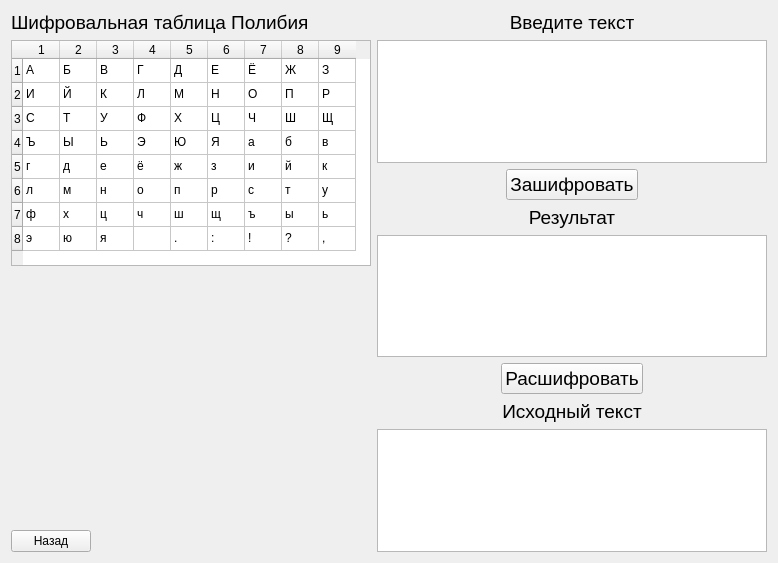
<?xml version="1.0" encoding="UTF-8"?>
<ui version="4.0">
 <class>form_lab1</class>
 <widget class="QWidget" name="form_lab1">
  <property name="geometry">
   <rect>
    <x>0</x>
    <y>0</y>
    <width>778</width>
    <height>563</height>
   </rect>
  </property>
  <property name="sizePolicy">
   <sizepolicy hsizetype="Fixed" vsizetype="Fixed">
    <horstretch>0</horstretch>
    <verstretch>0</verstretch>
   </sizepolicy>
  </property>
  <property name="windowTitle">
   <string>Form</string>
  </property>
  <layout class="QGridLayout" name="gridLayout">
   <item row="0" column="2" rowspan="4">
    <layout class="QVBoxLayout" name="verticalLayout_4">
     <property name="sizeConstraint">
      <enum>QLayout::SetNoConstraint</enum>
     </property>
     <item>
      <layout class="QVBoxLayout" name="verticalLayout">
       <item>
        <widget class="QLabel" name="label_2">
         <property name="sizePolicy">
          <sizepolicy hsizetype="Ignored" vsizetype="Maximum">
           <horstretch>0</horstretch>
           <verstretch>0</verstretch>
          </sizepolicy>
         </property>
         <property name="font">
          <font>
           <pointsize>14</pointsize>
          </font>
         </property>
         <property name="text">
          <string>Введите текст</string>
         </property>
         <property name="alignment">
          <set>Qt::AlignCenter</set>
         </property>
        </widget>
       </item>
       <item>
        <widget class="QTextEdit" name="sourceTxtEdit">
         <property name="sizePolicy">
          <sizepolicy hsizetype="Expanding" vsizetype="Preferred">
           <horstretch>0</horstretch>
           <verstretch>0</verstretch>
          </sizepolicy>
         </property>
        </widget>
       </item>
       <item>
        <layout class="QHBoxLayout" name="horizontalLayout">
         <property name="sizeConstraint">
          <enum>QLayout::SetMinimumSize</enum>
         </property>
         <item>
          <spacer name="horizontalSpacer">
           <property name="orientation">
            <enum>Qt::Horizontal</enum>
           </property>
           <property name="sizeHint" stdset="0">
            <size>
             <width>40</width>
             <height>20</height>
            </size>
           </property>
          </spacer>
         </item>
         <item>
          <widget class="QPushButton" name="btnEncode">
           <property name="sizePolicy">
            <sizepolicy hsizetype="Minimum" vsizetype="Fixed">
             <horstretch>0</horstretch>
             <verstretch>0</verstretch>
            </sizepolicy>
           </property>
           <property name="font">
            <font>
             <pointsize>14</pointsize>
            </font>
           </property>
           <property name="text">
            <string>Зашифровать</string>
           </property>
          </widget>
         </item>
         <item>
          <spacer name="horizontalSpacer_2">
           <property name="orientation">
            <enum>Qt::Horizontal</enum>
           </property>
           <property name="sizeHint" stdset="0">
            <size>
             <width>40</width>
             <height>20</height>
            </size>
           </property>
          </spacer>
         </item>
        </layout>
       </item>
      </layout>
     </item>
     <item>
      <layout class="QVBoxLayout" name="verticalLayout_2">
       <item>
        <widget class="QLabel" name="label_3">
         <property name="sizePolicy">
          <sizepolicy hsizetype="Preferred" vsizetype="Maximum">
           <horstretch>0</horstretch>
           <verstretch>0</verstretch>
          </sizepolicy>
         </property>
         <property name="font">
          <font>
           <pointsize>14</pointsize>
          </font>
         </property>
         <property name="text">
          <string>Результат</string>
         </property>
         <property name="alignment">
          <set>Qt::AlignCenter</set>
         </property>
        </widget>
       </item>
       <item>
        <widget class="QTextEdit" name="encodedTxtEdit">
         <property name="sizePolicy">
          <sizepolicy hsizetype="Expanding" vsizetype="Preferred">
           <horstretch>0</horstretch>
           <verstretch>0</verstretch>
          </sizepolicy>
         </property>
         <property name="readOnly">
          <bool>true</bool>
         </property>
        </widget>
       </item>
       <item>
        <layout class="QHBoxLayout" name="horizontalLayout_3">
         <item>
          <spacer name="horizontalSpacer_3">
           <property name="orientation">
            <enum>Qt::Horizontal</enum>
           </property>
           <property name="sizeHint" stdset="0">
            <size>
             <width>40</width>
             <height>20</height>
            </size>
           </property>
          </spacer>
         </item>
         <item>
          <widget class="QPushButton" name="btnDecode">
           <property name="font">
            <font>
             <pointsize>14</pointsize>
            </font>
           </property>
           <property name="text">
            <string>Расшифровать</string>
           </property>
          </widget>
         </item>
         <item>
          <spacer name="horizontalSpacer_4">
           <property name="orientation">
            <enum>Qt::Horizontal</enum>
           </property>
           <property name="sizeHint" stdset="0">
            <size>
             <width>40</width>
             <height>20</height>
            </size>
           </property>
          </spacer>
         </item>
        </layout>
       </item>
      </layout>
     </item>
     <item>
      <layout class="QVBoxLayout" name="verticalLayout_3">
       <item>
        <widget class="QLabel" name="label_4">
         <property name="sizePolicy">
          <sizepolicy hsizetype="Preferred" vsizetype="Maximum">
           <horstretch>0</horstretch>
           <verstretch>0</verstretch>
          </sizepolicy>
         </property>
         <property name="font">
          <font>
           <pointsize>14</pointsize>
          </font>
         </property>
         <property name="text">
          <string>Исходный текст</string>
         </property>
         <property name="alignment">
          <set>Qt::AlignCenter</set>
         </property>
        </widget>
       </item>
       <item>
        <widget class="QTextEdit" name="decodedTxtEdit">
         <property name="sizePolicy">
          <sizepolicy hsizetype="Expanding" vsizetype="Preferred">
           <horstretch>0</horstretch>
           <verstretch>0</verstretch>
          </sizepolicy>
         </property>
         <property name="readOnly">
          <bool>true</bool>
         </property>
        </widget>
       </item>
      </layout>
     </item>
    </layout>
   </item>
   <item row="2" column="0">
    <spacer name="verticalSpacer">
     <property name="orientation">
      <enum>Qt::Vertical</enum>
     </property>
     <property name="sizeHint" stdset="0">
      <size>
       <width>20</width>
       <height>40</height>
      </size>
     </property>
    </spacer>
   </item>
   <item row="3" column="0">
    <widget class="QPushButton" name="btnBack">
     <property name="sizePolicy">
      <sizepolicy hsizetype="Fixed" vsizetype="Fixed">
       <horstretch>0</horstretch>
       <verstretch>0</verstretch>
      </sizepolicy>
     </property>
     <property name="text">
      <string>Назад</string>
     </property>
    </widget>
   </item>
   <item row="0" column="0">
    <widget class="QLabel" name="label">
     <property name="font">
      <font>
       <pointsize>14</pointsize>
      </font>
     </property>
     <property name="text">
      <string>Шифровальная таблица Полибия</string>
     </property>
    </widget>
   </item>
   <item row="1" column="0">
    <widget class="QTableWidget" name="tableWidget">
     <property name="sizePolicy">
      <sizepolicy hsizetype="Fixed" vsizetype="Fixed">
       <horstretch>0</horstretch>
       <verstretch>0</verstretch>
      </sizepolicy>
     </property>
     <property name="sizeAdjustPolicy">
      <enum>QAbstractScrollArea::AdjustToContents</enum>
     </property>
     <property name="editTriggers">
      <set>QAbstractItemView::NoEditTriggers</set>
     </property>
     <attribute name="horizontalHeaderDefaultSectionSize">
      <number>37</number>
     </attribute>
     <attribute name="horizontalHeaderMinimumSectionSize">
      <number>30</number>
     </attribute>
     <attribute name="verticalHeaderDefaultSectionSize">
      <number>24</number>
     </attribute>
     <row>
      <property name="text">
       <string>1</string>
      </property>
     </row>
     <row>
      <property name="text">
       <string>2</string>
      </property>
     </row>
     <row>
      <property name="text">
       <string>3</string>
      </property>
     </row>
     <row>
      <property name="text">
       <string>4</string>
      </property>
     </row>
     <row>
      <property name="text">
       <string>5</string>
      </property>
     </row>
     <row>
      <property name="text">
       <string>6</string>
      </property>
     </row>
     <row>
      <property name="text">
       <string>7</string>
      </property>
     </row>
     <row>
      <property name="text">
       <string>8</string>
      </property>
     </row>
     <column>
      <property name="text">
       <string>1</string>
      </property>
     </column>
     <column>
      <property name="text">
       <string>2</string>
      </property>
     </column>
     <column>
      <property name="text">
       <string>3</string>
      </property>
     </column>
     <column>
      <property name="text">
       <string>4</string>
      </property>
     </column>
     <column>
      <property name="text">
       <string>5</string>
      </property>
     </column>
     <column>
      <property name="text">
       <string>6</string>
      </property>
     </column>
     <column>
      <property name="text">
       <string>7</string>
      </property>
     </column>
     <column>
      <property name="text">
       <string>8</string>
      </property>
     </column>
     <column>
      <property name="text">
       <string>9</string>
      </property>
     </column>
     <item row="0" column="0">
      <property name="text">
       <string>А</string>
      </property>
     </item>
     <item row="0" column="1">
      <property name="text">
       <string>Б</string>
      </property>
     </item>
     <item row="0" column="2">
      <property name="text">
       <string>В</string>
      </property>
     </item>
     <item row="0" column="3">
      <property name="text">
       <string>Г</string>
      </property>
     </item>
     <item row="0" column="4">
      <property name="text">
       <string>Д</string>
      </property>
     </item>
     <item row="0" column="5">
      <property name="text">
       <string>Е</string>
      </property>
     </item>
     <item row="0" column="6">
      <property name="text">
       <string>Ё</string>
      </property>
     </item>
     <item row="0" column="7">
      <property name="text">
       <string>Ж</string>
      </property>
     </item>
     <item row="0" column="8">
      <property name="text">
       <string>З</string>
      </property>
     </item>
     <item row="1" column="0">
      <property name="text">
       <string>И</string>
      </property>
     </item>
     <item row="1" column="1">
      <property name="text">
       <string>Й</string>
      </property>
     </item>
     <item row="1" column="2">
      <property name="text">
       <string>К</string>
      </property>
     </item>
     <item row="1" column="3">
      <property name="text">
       <string>Л</string>
      </property>
     </item>
     <item row="1" column="4">
      <property name="text">
       <string>М</string>
      </property>
     </item>
     <item row="1" column="5">
      <property name="text">
       <string>Н</string>
      </property>
     </item>
     <item row="1" column="6">
      <property name="text">
       <string>О</string>
      </property>
     </item>
     <item row="1" column="7">
      <property name="text">
       <string>П</string>
      </property>
     </item>
     <item row="1" column="8">
      <property name="text">
       <string>Р</string>
      </property>
     </item>
     <item row="2" column="0">
      <property name="text">
       <string>С</string>
      </property>
     </item>
     <item row="2" column="1">
      <property name="text">
       <string>Т</string>
      </property>
     </item>
     <item row="2" column="2">
      <property name="text">
       <string>У</string>
      </property>
     </item>
     <item row="2" column="3">
      <property name="text">
       <string>Ф</string>
      </property>
     </item>
     <item row="2" column="4">
      <property name="text">
       <string>Х</string>
      </property>
     </item>
     <item row="2" column="5">
      <property name="text">
       <string>Ц</string>
      </property>
     </item>
     <item row="2" column="6">
      <property name="text">
       <string>Ч</string>
      </property>
     </item>
     <item row="2" column="7">
      <property name="text">
       <string>Ш</string>
      </property>
     </item>
     <item row="2" column="8">
      <property name="text">
       <string>Щ</string>
      </property>
     </item>
     <item row="3" column="0">
      <property name="text">
       <string>Ъ</string>
      </property>
     </item>
     <item row="3" column="1">
      <property name="text">
       <string>Ы</string>
      </property>
     </item>
     <item row="3" column="2">
      <property name="text">
       <string>Ь</string>
      </property>
     </item>
     <item row="3" column="3">
      <property name="text">
       <string>Э</string>
      </property>
     </item>
     <item row="3" column="4">
      <property name="text">
       <string>Ю</string>
      </property>
     </item>
     <item row="3" column="5">
      <property name="text">
       <string>Я</string>
      </property>
     </item>
     <item row="3" column="6">
      <property name="text">
       <string>а</string>
      </property>
     </item>
     <item row="3" column="7">
      <property name="text">
       <string>б</string>
      </property>
     </item>
     <item row="3" column="8">
      <property name="text">
       <string>в</string>
      </property>
     </item>
     <item row="4" column="0">
      <property name="text">
       <string>г</string>
      </property>
     </item>
     <item row="4" column="1">
      <property name="text">
       <string>д</string>
      </property>
     </item>
     <item row="4" column="2">
      <property name="text">
       <string>е</string>
      </property>
     </item>
     <item row="4" column="3">
      <property name="text">
       <string>ё</string>
      </property>
     </item>
     <item row="4" column="4">
      <property name="text">
       <string>ж</string>
      </property>
     </item>
     <item row="4" column="5">
      <property name="text">
       <string>з</string>
      </property>
     </item>
     <item row="4" column="6">
      <property name="text">
       <string>и</string>
      </property>
     </item>
     <item row="4" column="7">
      <property name="text">
       <string>й</string>
      </property>
     </item>
     <item row="4" column="8">
      <property name="text">
       <string>к</string>
      </property>
     </item>
     <item row="5" column="0">
      <property name="text">
       <string>л</string>
      </property>
     </item>
     <item row="5" column="1">
      <property name="text">
       <string>м</string>
      </property>
     </item>
     <item row="5" column="2">
      <property name="text">
       <string>н</string>
      </property>
     </item>
     <item row="5" column="3">
      <property name="text">
       <string>о</string>
      </property>
     </item>
     <item row="5" column="4">
      <property name="text">
       <string>п</string>
      </property>
     </item>
     <item row="5" column="5">
      <property name="text">
       <string>р</string>
      </property>
     </item>
     <item row="5" column="6">
      <property name="text">
       <string>с</string>
      </property>
     </item>
     <item row="5" column="7">
      <property name="text">
       <string>т</string>
      </property>
     </item>
     <item row="5" column="8">
      <property name="text">
       <string>у</string>
      </property>
     </item>
     <item row="6" column="0">
      <property name="text">
       <string>ф</string>
      </property>
     </item>
     <item row="6" column="1">
      <property name="text">
       <string>х</string>
      </property>
     </item>
     <item row="6" column="2">
      <property name="text">
       <string>ц</string>
      </property>
     </item>
     <item row="6" column="3">
      <property name="text">
       <string>ч</string>
      </property>
     </item>
     <item row="6" column="4">
      <property name="text">
       <string>ш</string>
      </property>
     </item>
     <item row="6" column="5">
      <property name="text">
       <string>щ</string>
      </property>
     </item>
     <item row="6" column="6">
      <property name="text">
       <string>ъ</string>
      </property>
     </item>
     <item row="6" column="7">
      <property name="text">
       <string>ы</string>
      </property>
     </item>
     <item row="6" column="8">
      <property name="text">
       <string>ь</string>
      </property>
     </item>
     <item row="7" column="0">
      <property name="text">
       <string>э</string>
      </property>
     </item>
     <item row="7" column="1">
      <property name="text">
       <string>ю</string>
      </property>
     </item>
     <item row="7" column="2">
      <property name="text">
       <string>я</string>
      </property>
     </item>
     <item row="7" column="3">
      <property name="text">
       <string/>
      </property>
     </item>
     <item row="7" column="4">
      <property name="text">
       <string>.</string>
      </property>
     </item>
     <item row="7" column="5">
      <property name="text">
       <string>:</string>
      </property>
     </item>
     <item row="7" column="6">
      <property name="text">
       <string>!</string>
      </property>
     </item>
     <item row="7" column="7">
      <property name="text">
       <string>?</string>
      </property>
     </item>
     <item row="7" column="8">
      <property name="text">
       <string>,</string>
      </property>
     </item>
    </widget>
   </item>
  </layout>
 </widget>
 <resources/>
 <connections/>
</ui>
